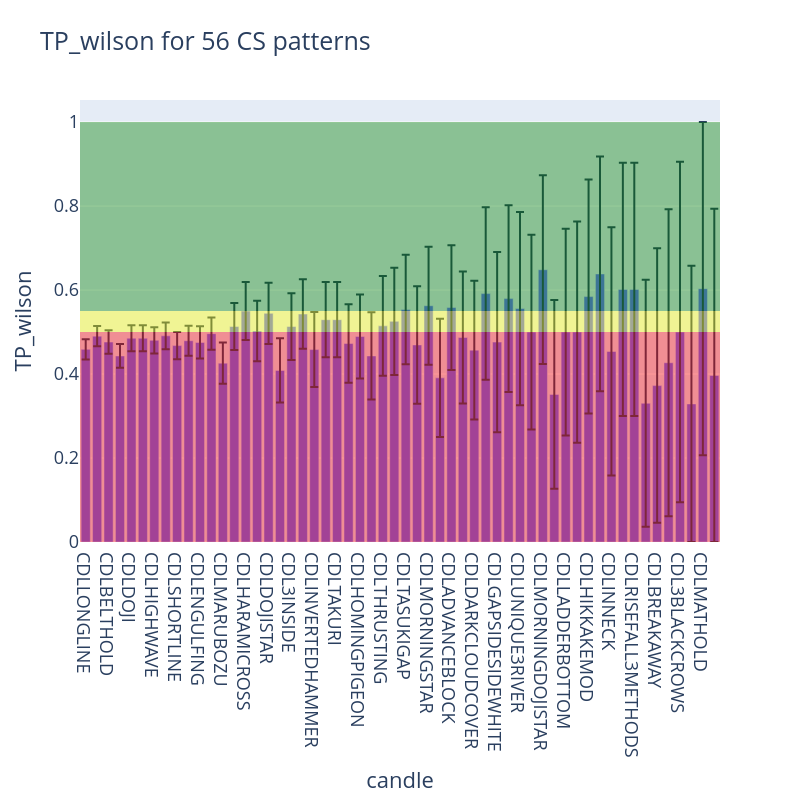

The cell this chart's notebook holds for it:
### Code cell
# Plot patterns ranked by Wilson score with performance zones
plot_cs_performance(
    df=performance_metrics, criterion="TP_wilson", plot_performance=True
)

### Figure 1 — Plotly figure (JSON) as saved in the notebook; plotly's stock layout.template omitted (floating-point values rounded to 4 significant figures)
{"data": [{"error_y": {"array": [0.02404, 0.0242, 0.02781, 0.02828, 0.03073, 0.03073, 0.03111, 0.03188, 0.0326, 0.03573, 0.03845, 0.03853, 0.04896, 0.0562, 0.06897, 0.07208, 0.07278, 0.07642, 0.0795, 0.08256, 0.0892, 0.08973, 0.08973, 0.09336, 0.1001, 0.1038, 0.1189, 0.1276, 0.1303, 0.1399, 0.1405, 0.1409, 0.1486, 0.1572, 0.1653, 0.2054, 0.2144, 0.2221, 0.2301, 0.232, 0.2247, 0.2247, 0.2462, 0.2634, 0.2787, 0.2794, 0.2957, 0.3016, 0.3016, 0.2941, 0.3269, 0.3654, 0.4055, 0.3288, 0.3967, 0.3967], "arrayminus": [0.02404, 0.0242, 0.02781, 0.02828, 0.03073, 0.03073, 0.03111, 0.03188, 0.0326, 0.03573, 0.03845, 0.03853, 0.04896, 0.0562, 0.06897, 0.07208, 0.07278, 0.07642, 0.0795, 0.08256, 0.0892, 0.08973, 0.08973, 0.09336, 0.1001, 0.1038, 0.1189, 0.1276, 0.1303, 0.1399, 0.1405, 0.1409, 0.1486, 0.1572, 0.1653, 0.2054, 0.2144, 0.2221, 0.2301, 0.232, 0.2247, 0.2247, 0.2462, 0.2634, 0.2787, 0.2794, 0.2957, 0.3016, 0.3016, 0.2941, 0.3269, 0.3654, 0.4055, 0.3288, 0.3967, 0.3967], "symmetric": false, "type": "data"}, "hovertemplate": "candle=%{x}<br>TP_wilson=%{y}<extra></extra>", "legendgroup": "", "marker": {"color": "#636efa", "pattern": {"shape": ""}}, "name": "", "orientation": "v", "showlegend": false, "textposition": "auto", "type": "bar", "x": ["CDLLONGLINE", "CDLSPINNINGTOP", "CDLBELTHOLD", "CDLCLOSINGMARUBOZU", "CDLDOJI", "CDLLONGLEGGEDDOJI", "CDLHIGHWAVE", "CDLHIKKAKE", "CDLSHORTLINE", "CDLRICKSHAWMAN", "CDLENGULFING", "CDLHARAMI", "CDLMARUBOZU", "CDL3OUTSIDE", "CDLHARAMICROSS", "CDLHANGINGMAN", "CDLDOJISTAR", "CDLHAMMER", "CDL3INSIDE", "CDLMATCHINGLOW", "CDLINVERTEDHAMMER", "CDLDRAGONFLYDOJI", "CDLTAKURI", "CDLGRAVESTONEDOJI", "CDLHOMINGPIGEON", "CDLSHOOTINGSTAR", "CDLTHRUSTING", "CDLXSIDEGAP3METHODS", "CDLTASUKIGAP", "CDLEVENINGSTAR", "CDLMORNINGSTAR", "CDLPIERCING", "CDLADVANCEBLOCK", "CDLSEPARATINGLINES", "CDLDARKCLOUDCOVER", "CDLONNECK", "CDLGAPSIDESIDEWHITE", "CDLSTALLEDPATTERN", "CDLUNIQUE3RIVER", "CDLSTICKSANDWICH", "CDLMORNINGDOJISTAR", "CDLEVENINGDOJISTAR", "CDLLADDERBOTTOM", "CDL2CROWS", "CDLHIKKAKEMOD", "CDLCOUNTERATTACK", "CDLINNECK", "CDL3WHITESOLDIERS", "CDLRISEFALL3METHODS", "CDL3LINESTRIKE", "CDLBREAKAWAY", "CDLTRISTAR", "CDL3BLACKCROWS", "CDLUPSIDEGAP2CROWS", "CDLMATHOLD", "CDLIDENTICAL3CROWS"], "xaxis": "x", "y": [0.4588, 0.4902, 0.4762, 0.443, 0.4852, 0.4852, 0.4803, 0.491, 0.4678, 0.4794, 0.4753, 0.4961, 0.426, 0.5132, 0.55, 0.5027, 0.5445, 0.4087, 0.5132, 0.5429, 0.4583, 0.5295, 0.5295, 0.4727, 0.4896, 0.4431, 0.5147, 0.5255, 0.5537, 0.4693, 0.5627, 0.3909, 0.5584, 0.4871, 0.4569, 0.5916, 0.476, 0.5796, 0.556, 0.5, 0.6484, 0.3516, 0.5, 0.5, 0.5844, 0.6384, 0.4539, 0.6016, 0.6016, 0.3303, 0.3725, 0.4269, 0.5, 0.3288, 0.6033, 0.3967], "yaxis": "y"}], "layout": {"autosize": false, "barmode": "relative", "font": {"size": 18}, "height": 800, "legend": {"tracegroupgap": 0}, "shapes": [{"fillcolor": "red", "line": {"width": 0}, "opacity": 0.4, "type": "rect", "x0": 0, "x1": 1, "xref": "x domain", "y0": 0, "y1": 0.5, "yref": "y"}, {"fillcolor": "yellow", "line": {"width": 0}, "opacity": 0.4, "type": "rect", "x0": 0, "x1": 1, "xref": "x domain", "y0": 0.5, "y1": 0.55, "yref": "y"}, {"fillcolor": "green", "line": {"width": 0}, "opacity": 0.4, "type": "rect", "x0": 0, "x1": 1, "xref": "x domain", "y0": 0.55, "y1": 1, "yref": "y"}], "title": {"text": "TP_wilson for 56 CS patterns<br>"}, "width": 800, "xaxis": {"anchor": "y", "domain": [0, 1], "title": {"text": "candle"}}, "yaxis": {"anchor": "x", "domain": [0, 1], "title": {"text": "TP_wilson"}}}}
